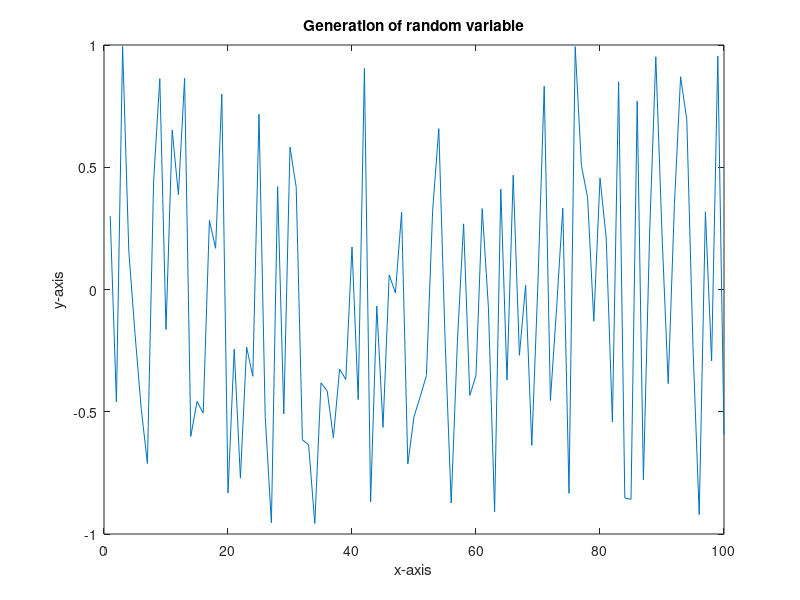

Write the MATLAB code that produced this figure.
clc;
clear all;
close all;
x = [1:100];
y = rand(1,100);
y = (2*y)-1;
plot(x,y);
title('Generation of random variable');
xlabel('x-axis');
ylabel('y-axis');